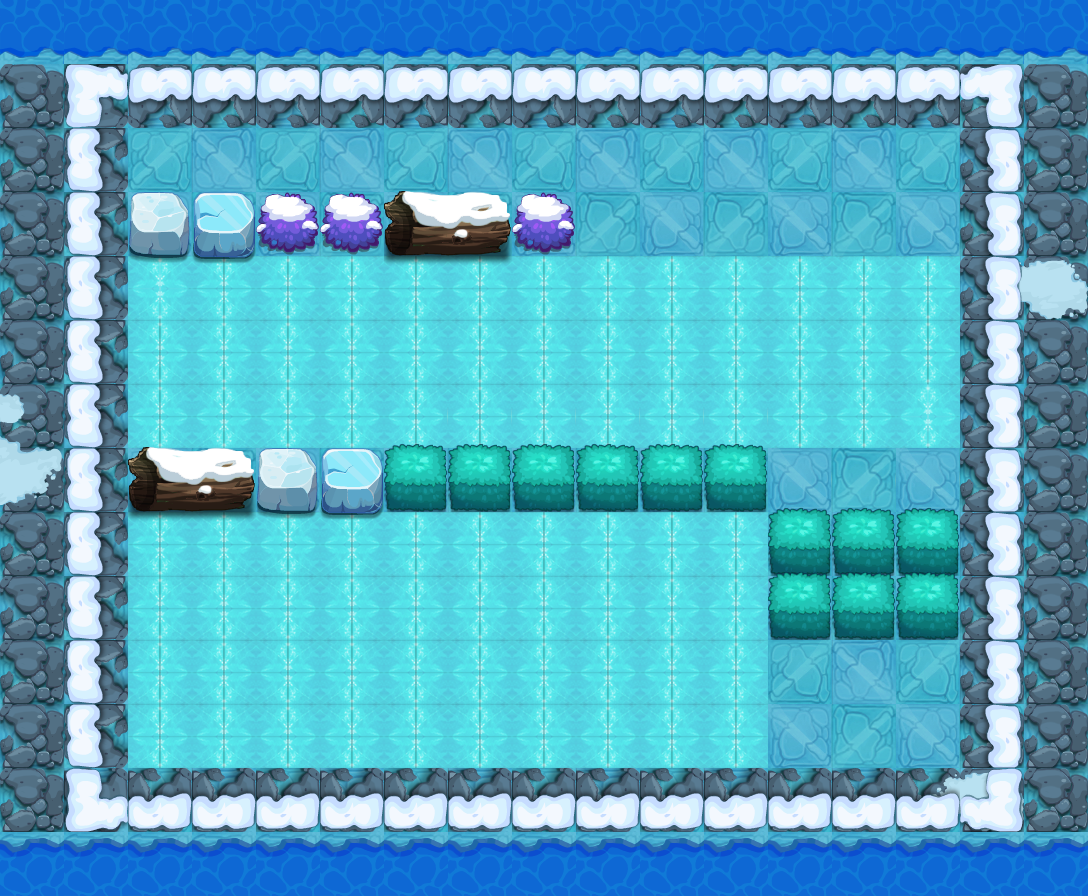

A level layout from a 2D game, rendered from its tile map. Below: a short description, then the map file with tile-grid data replaced by summaries:
An orthogonal 17x14 tile map with 64x64 px tiles, 11 tile layers (PASS, 块层 2, 块层 3, 块层 4, ...) and 10 objects (6x TRAP, 3x hmxr2, PLAYER).

<map version="1.0" orientation="orthogonal" width="17" height="14" tilewidth="64" tileheight="64">
 <properties>
  <property name="DESTRY1" value="96" />
  <property name="DESTRY2" value="100" />
  <property name="DESTRY3" value="102" />
  <property name="DESTRY4" value="108" />
  <property name="DESTRY_COUNT" value="4" />
  <property name="EXP" value="1205" />
  <property name="ITEM" value="D046" />
  <property name="LOSE_SCRIPT" value="" />
  <property name="MONEY" value="1808" />
  <property name="START_SCRIPT" value="" />
  <property name="WIN_SCRIPT" value="" />
 </properties>
 <tileset firstgid="1" name="jdbl" tilewidth="64" tileheight="64">
  <image source="jdbl-hd.png" width="1000" height="1000" />
 </tileset>
 <layer name="PASS" width="17" height="14">
  <data>[238 cells, 133 non-empty, 7 distinct tile ids]</data>
 </layer>
 <layer name="块层 2" width="17" height="14">
  <data>[238 cells, 154 non-empty, 6 distinct tile ids]</data>
 </layer>
 <layer name="块层 3" width="17" height="14">
  <data>[238 cells, 108 non-empty, 1 distinct tile ids]</data>
 </layer>
 <layer name="块层 4" width="17" height="14">
  <data>[238 cells, 45 non-empty, 8 distinct tile ids]</data>
 </layer>
 <layer name="块层 5" width="17" height="14">
  <data>[238 cells, 50 non-empty, 2 distinct tile ids]</data>
 </layer>
 <layer name="块层 17" width="17" height="14">
  <data>[238 cells, 8 non-empty, 4 distinct tile ids]</data>
 </layer>
 <layer name="块层 6" width="17" height="14">
  <data>[238 cells, 23 non-empty, 6 distinct tile ids]</data>
 </layer>
 <layer name="SHELTER 8" width="17" height="14">
  <data>[238 cells, 3 non-empty, 1 distinct tile ids]</data>
 </layer>
 <layer name="SHELTER 7" width="17" height="14">
  <data>[238 cells, 3 non-empty, 1 distinct tile ids]</data>
 </layer>
 <layer name="SHELTER 6" width="17" height="14">
  <data>[238 cells, 8 non-empty, 3 distinct tile ids]</data>
 </layer>
 <layer name="SHELTER 2" width="17" height="14">
  <data>[238 cells, 2 non-empty, 2 distinct tile ids]</data>
 </layer>
 <objectgroup name="对象层 1" width="34" height="28">
  <object name="PLAYER" type="PLAYER" x="128" y="128" width="64" height="64" />
  <object name="hmxr2" x="448" y="576" width="64" height="64">
   <properties>
    <property name="buff_type" value="ice_shell" />
    <property name="lua_ai" value="monster_hmxr_ai" />
    <property name="quality" value="hmxr2.quality" />
   </properties>
  </object>
  <object name="hmxr2" x="768" y="448" width="64" height="64">
   <properties>
    <property name="buff_type" value="ice_shell" />
    <property name="lua_ai" value="monster_hmxr_ai" />
    <property name="quality" value="hmxr2.quality" />
   </properties>
  </object>
  <object name="hmxr2" x="832" y="640" width="64" height="64">
   <properties>
    <property name="buff_type" value="ice_shell" />
    <property name="lua_ai" value="monster_hmxr_ai" />
    <property name="quality" value="hmxr2.quality" />
   </properties>
  </object>
  <object name="ice_road" type="TRAP" x="128" y="512" width="640" height="256">
   <properties>
    <property name="lua_ai" value="ice_road_ai" />
   </properties>
  </object>
  <object name="ice_road" type="TRAP" x="128" y="256" width="832" height="192">
   <properties>
    <property name="lua_ai" value="ice_road_ai" />
   </properties>
  </object>
  <object name="staff_driger_control" type="TRAP" x="0" y="832" width="64" height="64">
   <properties>
    <property name="trap_delay" value="10" />
    <property name="trap_id" value="0" />
    <property name="trap_script" value="trap(&quot;staff_driger&quot;):setOpened(true);" />
    <property name="trap_start_mode" value="2" />
    <property name="trap_state" value="open" />
   </properties>
  </object>
  <object name="staff_driger" type="TRAP" x="128" y="704" width="64" height="64">
   <properties>
    <property name="trap_ani" value="driger.actor" />
    <property name="trap_floor" value="true" />
    <property name="trap_id" value="0" />
    <property name="trap_script" value="target(&quot;PLAYER&quot;):setCurrentUseSkill(  make_fire_staff_skill()  );target(&quot;PLAYER&quot;):setEffectAnimateName(&quot;find_player.ani&quot;);trap(&quot;staff_driger&quot;):setOpened(false)" />
    <property name="trap_start_mode" value="0" />
    <property name="trap_state" value="open" />
   </properties>
  </object>
  <object name="zi_dan_left1" type="TRAP" x="896" y="384" width="64" height="64">
   <properties>
    <property name="trap_ani" value="fire_cat_left.actor" />
    <property name="trap_delay" value="2" />
    <property name="trap_id" value="0" />
    <property name="trap_script" value="trap(&quot;zi_dan_left1&quot;):setAtkPower(target(&quot;PLAYER&quot;):getHP()*0.1);trap(&quot;zi_dan_left1&quot;):turnLeft(); trap(&quot;zi_dan_left1&quot;):getAI():getActions():addObject( AIUseSkill:create(   SkillLua:create(&quot;skill_0001&quot;)  )  );" />
    <property name="trap_start_mode" value="2" />
    <property name="trap_state" value="open" />
   </properties>
  </object>
  <object name="zi_dan_right1" type="TRAP" x="128" y="256" width="64" height="64">
   <properties>
    <property name="trap_ani" value="fire_cat_right.actor" />
    <property name="trap_delay" value="2" />
    <property name="trap_id" value="0" />
    <property name="trap_script" value="trap(&quot;zi_dan_right1&quot;):setAtkPower(target(&quot;PLAYER&quot;):getHP()*0.1);trap(&quot;zi_dan_right1&quot;):turnRight(); trap(&quot;zi_dan_right1&quot;):getAI():getActions():addObject( AIUseSkill:create(   SkillLua:create(&quot;skill_0001&quot;)  )  );" />
    <property name="trap_start_mode" value="2" />
    <property name="trap_state" value="open" />
   </properties>
  </object>
 </objectgroup>
</map>
